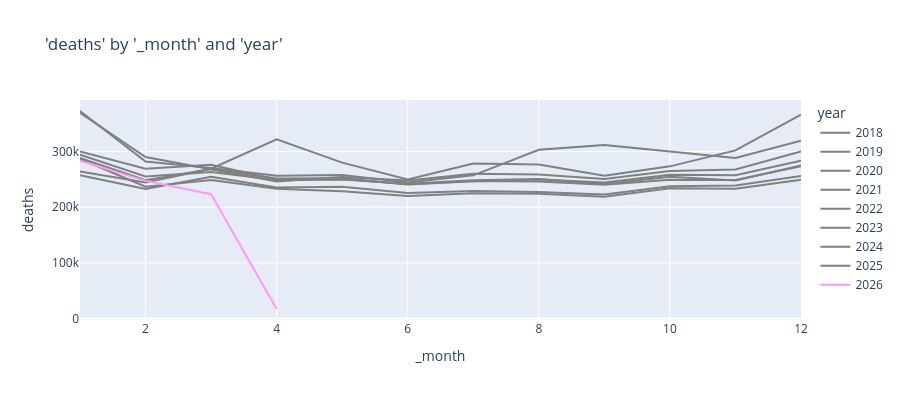

Here is the notebook cell this chart was saved with:
### Markdown cell above
### Chart

### Code cell
fig = charters.chart(
    df=mcd18_monthly,
    x_axis="_month",
    y_axis="deaths",
    color="year",
    type="line",
    color_discrete_map={y: "grey" for y in mcd18_monthly["year"].unique()},
)
fig.update_traces(
    line_color=None,
    selector=dict(name=str(mcd18_monthly["year"].max())),
)

### Figure 1 — Plotly figure (JSON) as saved in the notebook; plotly's stock layout.template omitted (floating-point values rounded to 4 significant figures)
{"data": [{"hovertemplate": "year=2018<br>_month=%{x}<br>deaths=%{y}<extra></extra>", "legendgroup": "2018", "line": {"color": "grey", "dash": "solid"}, "marker": {"symbol": "circle"}, "mode": "lines", "name": "2018", "orientation": "v", "showlegend": true, "type": "scatter", "x": [1, 2, 3, 4, 5, 6, 7, 8, 9, 10, 11, 12], "xaxis": "x", "y": [286744, 236998, 248805, 233164, 228772, 220103, 225111, 224254, 218696, 233903, 233375, 249280], "yaxis": "y"}, {"hovertemplate": "year=2019<br>_month=%{x}<br>deaths=%{y}<extra></extra>", "legendgroup": "2019", "line": {"color": "grey", "dash": "solid"}, "marker": {"symbol": "circle"}, "mode": "lines", "name": "2019", "orientation": "v", "showlegend": true, "type": "scatter", "x": [1, 2, 3, 4, 5, 6, 7, 8, 9, 10, 11, 12], "xaxis": "x", "y": [257649, 232821, 254929, 235254, 236893, 225422, 229211, 227280, 222715, 237661, 239028, 255975], "yaxis": "y"}, {"hovertemplate": "year=2020<br>_month=%{x}<br>deaths=%{y}<extra></extra>", "legendgroup": "2020", "line": {"color": "grey", "dash": "solid"}, "marker": {"symbol": "circle"}, "mode": "lines", "name": "2020", "orientation": "v", "showlegend": true, "type": "scatter", "x": [1, 2, 3, 4, 5, 6, 7, 8, 9, 10, 11, 12], "xaxis": "x", "y": [264062, 244431, 269239, 321879, 280152, 249993, 278409, 276731, 256732, 273443, 302090, 366568], "yaxis": "y"}, {"hovertemplate": "year=2021<br>_month=%{x}<br>deaths=%{y}<extra></extra>", "legendgroup": "2021", "line": {"color": "grey", "dash": "solid"}, "marker": {"symbol": "circle"}, "mode": "lines", "name": "2021", "orientation": "v", "showlegend": true, "type": "scatter", "x": [1, 2, 3, 4, 5, 6, 7, 8, 9, 10, 11, 12], "xaxis": "x", "y": [372916, 282015, 270527, 256523, 257798, 244671, 257328, 303261, 311830, 299591, 288483, 319288], "yaxis": "y"}, {"hovertemplate": "year=2022<br>_month=%{x}<br>deaths=%{y}<extra></extra>", "legendgroup": "2022", "line": {"color": "grey", "dash": "solid"}, "marker": {"symbol": "circle"}, "mode": "lines", "name": "2022", "orientation": "v", "showlegend": true, "type": "scatter", "x": [1, 2, 3, 4, 5, 6, 7, 8, 9, 10, 11, 12], "xaxis": "x", "y": [369459, 290309, 268246, 246083, 254396, 248080, 260129, 258926, 250891, 264956, 268002, 300380], "yaxis": "y"}, {"hovertemplate": "year=2023<br>_month=%{x}<br>deaths=%{y}<extra></extra>", "legendgroup": "2023", "line": {"color": "grey", "dash": "solid"}, "marker": {"symbol": "circle"}, "mode": "lines", "name": "2023", "orientation": "v", "showlegend": true, "type": "scatter", "x": [1, 2, 3, 4, 5, 6, 7, 8, 9, 10, 11, 12], "xaxis": "x", "y": [288757, 248665, 268769, 251834, 252167, 240809, 246581, 249931, 244478, 258159, 257440, 283374], "yaxis": "y"}, {"hovertemplate": "year=2024<br>_month=%{x}<br>deaths=%{y}<extra></extra>", "legendgroup": "2024", "line": {"color": "grey", "dash": "solid"}, "marker": {"symbol": "circle"}, "mode": "lines", "name": "2024", "orientation": "v", "showlegend": true, "type": "scatter", "x": [1, 2, 3, 4, 5, 6, 7, 8, 9, 10, 11, 12], "xaxis": "x", "y": [294589, 255129, 263199, 248972, 249911, 242177, 248384, 250539, 241904, 254644, 247967, 275251], "yaxis": "y"}, {"hovertemplate": "year=2025<br>_month=%{x}<br>deaths=%{y}<extra></extra>", "legendgroup": "2025", "line": {"color": "grey", "dash": "solid"}, "marker": {"symbol": "circle"}, "mode": "lines", "name": "2025", "orientation": "v", "showlegend": true, "type": "scatter", "x": [1, 2, 3, 4, 5, 6, 7, 8, 9, 10, 11, 12], "xaxis": "x", "y": [300061, 268982, 276454, 249372, 250935, 241423, 247176, 246122, 240172, 249518, 249096, 273859], "yaxis": "y"}, {"hovertemplate": "year=2026<br>_month=%{x}<br>deaths=%{y}<extra></extra>", "legendgroup": "2026", "line": {"dash": "solid"}, "marker": {"symbol": "circle"}, "mode": "lines", "name": "2026", "orientation": "v", "showlegend": true, "type": "scatter", "x": [1, 2, 3, 4], "xaxis": "x", "y": [283723, 247382, 223412, 17118], "yaxis": "y"}], "layout": {"height": 400, "legend": {"title": {"text": "year"}, "tracegroupgap": 0}, "title": {"text": "'deaths' by '_month' and 'year'"}, "xaxis": {"anchor": "y", "domain": [0, 1], "title": {"text": "_month"}}, "yaxis": {"anchor": "x", "domain": [0, 1], "title": {"text": "deaths"}, "type": "-"}}}
